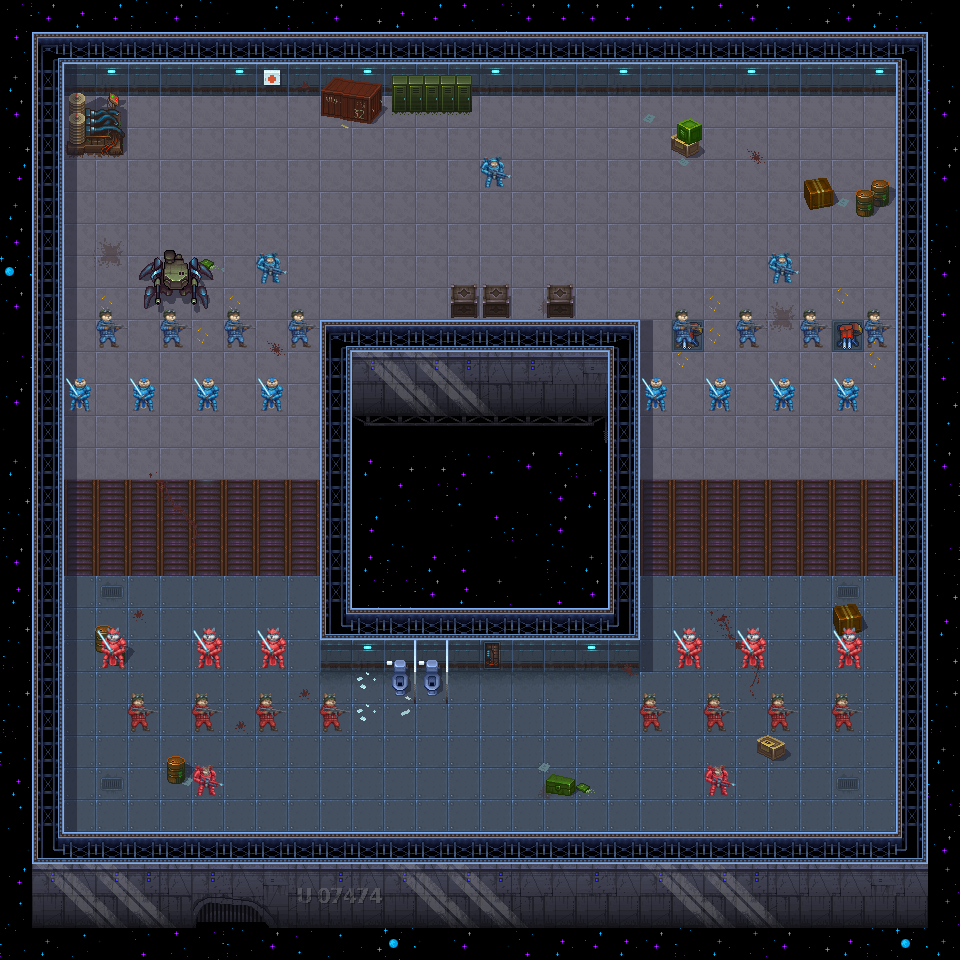

Tiled map render using the project's own tile images. Description and the map definition, with tile-layer contents summarised, below:
An orthogonal 30x30 tile map with 32x32 px tiles, 4 tile layers (Floor, Objects, Blood and shadows, Units), 4 tilesets.

<map version="1.10" tiledversion="1.11.1-99-gec89c545" orientation="orthogonal" renderorder="right-down" width="30" height="30" tilewidth="32" tileheight="32" infinite="0" nextlayerid="5" nextobjectid="1">
 <tileset firstgid="1" source="Spaceship-tileset.tsx" />
 <tileset firstgid="101" source="Space station._32_2-objects.tsx" />
 <tileset firstgid="1529" source="Space station._32_2-space-light-shadow-blood.tsx" />
 <tileset firstgid="2957" source="units.tsx" />
 <layer id="1" name="Floor" width="30" height="30">
  <data>[900 cells, 744 non-empty, 39 distinct tile ids]</data>
 </layer>
 <layer id="2" name="Objects" width="30" height="30">
  <data>[900 cells, 101 non-empty, 89 distinct tile ids]</data>
 </layer>
 <layer id="3" name="Blood and shadows" width="30" height="30">
  <data>[900 cells, 209 non-empty, 53 distinct tile ids]</data>
 </layer>
 <layer id="4" name="Units" width="30" height="30">
  <data>[900 cells, 35 non-empty, 6 distinct tile ids]</data>
 </layer>
</map>
